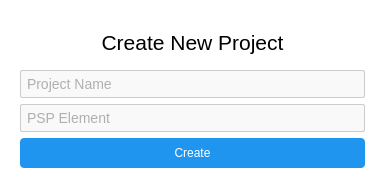
<?xml version="1.0" encoding="UTF-8"?>
<ui version="4.0">
 <class>Dialog</class>
 <widget class="QDialog" name="Dialog">
  <property name="geometry">
   <rect>
    <x>0</x>
    <y>0</y>
    <width>385</width>
    <height>188</height>
   </rect>
  </property>
  <property name="windowTitle">
   <string>Dialog</string>
  </property>
  <property name="styleSheet">
   <string notr="true">background-color: rgb(255, 255, 255);</string>
  </property>
  <layout class="QGridLayout" name="gridLayout">
   <item row="0" column="0">
    <widget class="QWidget" name="widget" native="true">
     <property name="styleSheet">
      <string notr="true">QLineEdit{
color: #666;
font-size: 14px;
padding: 4px;
border: 1px solid #ccc;
border-radius: 2px;
background-color: #f9f9f9;
}
QLineEdit:focus {
            border: 1px solid #0078d4;
            background-color: #fff;
        }

QPushButton{
border:none;
border-radius:4px;
background-color:rgb(31, 149, 239);
color:white;
padding-right:14px;
padding-left:14px;
padding-top:8px;
padding-bottom:8px;


}
QPushButton:hover{
background-color:#1977bf;


}</string>
     </property>
     <layout class="QGridLayout" name="gridLayout_2">
      <item row="0" column="0">
       <widget class="QLabel" name="label">
        <property name="font">
         <font>
          <pointsize>16</pointsize>
         </font>
        </property>
        <property name="text">
         <string>Create New Project</string>
        </property>
        <property name="alignment">
         <set>Qt::AlignCenter</set>
        </property>
       </widget>
      </item>
      <item row="1" column="0">
       <layout class="QVBoxLayout" name="verticalLayout">
        <item>
         <widget class="QLineEdit" name="project_name_le">
          <property name="placeholderText">
           <string>Project Name</string>
          </property>
         </widget>
        </item>
        <item>
         <widget class="QLineEdit" name="psp_element_le">
          <property name="placeholderText">
           <string>PSP Element</string>
          </property>
         </widget>
        </item>
        <item>
         <widget class="QPushButton" name="create_project_btn">
          <property name="cursor">
           <cursorShape>PointingHandCursor</cursorShape>
          </property>
          <property name="text">
           <string>Create</string>
          </property>
          <property name="checkable">
           <bool>true</bool>
          </property>
         </widget>
        </item>
       </layout>
      </item>
     </layout>
    </widget>
   </item>
  </layout>
 </widget>
 <resources/>
 <connections/>
</ui>
